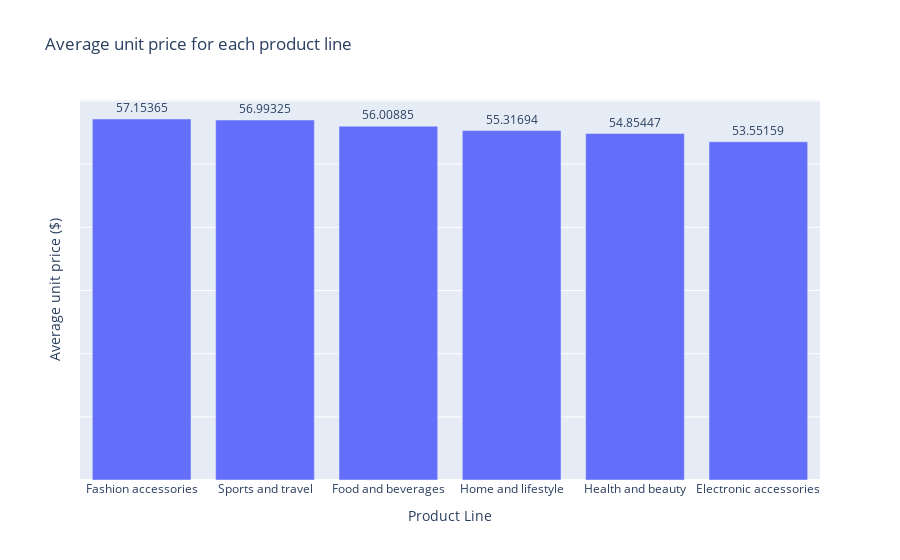

The cell this chart's notebook holds for it:
### Code cell
prod_line_avg_price = df.groupby('Product_Line')['Unit_Price'].mean().sort_values(ascending=False)
trace = px.bar(
    x=prod_line_avg_price.index,
    y=prod_line_avg_price.values,
    title='Average unit price for each product line',
    text_auto=True, width= 900,
    labels={'x':'Product Line', 'y':'Average unit price ($)'}
)
trace.update_yaxes(showticklabels=False)
trace.update_traces(textposition='outside', cliponaxis=False)
trace.show()

### Figure 1 — Plotly figure (JSON) as saved in the notebook; plotly's stock layout.template omitted (floating-point values rounded to 4 significant figures)
{"data": [{"alignmentgroup": "True", "cliponaxis": false, "hovertemplate": "Product Line=%{x}<br>Average unit price ($)=%{y}<extra></extra>", "legendgroup": "", "marker": {"color": "#636efa", "pattern": {"shape": ""}}, "name": "", "offsetgroup": "", "orientation": "v", "showlegend": false, "textposition": "outside", "texttemplate": "%{y}", "type": "bar", "x": ["Fashion accessories", "Sports and travel", "Food and beverages", "Home and lifestyle", "Health and beauty", "Electronic accessories"], "xaxis": "x", "y": [57.15, 56.99, 56.01, 55.32, 54.85, 53.55], "yaxis": "y"}], "layout": {"barmode": "relative", "legend": {"tracegroupgap": 0}, "title": {"text": "Average unit price for each product line"}, "width": 900, "xaxis": {"anchor": "y", "domain": [0, 1], "title": {"text": "Product Line"}}, "yaxis": {"anchor": "x", "domain": [0, 1], "showticklabels": false, "title": {"text": "Average unit price ($)"}}}}
